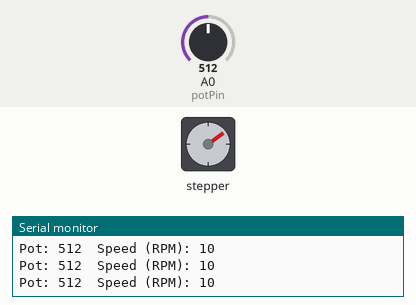
Bench run of a sketch on a simulated Arduino Uno, built with avr-gcc and run on an emulated ATmega328P. Shown: stepper motor, the last lines printed to the serial monitor. The test bench sets the inputs (shaded band); at power-on: A0 (potPin) = 512. Stepper angles assume 200 steps per turn.

Above: at 1.2 s.
1.3 s: A0 (potPin) set to 716
At 1.66 s:
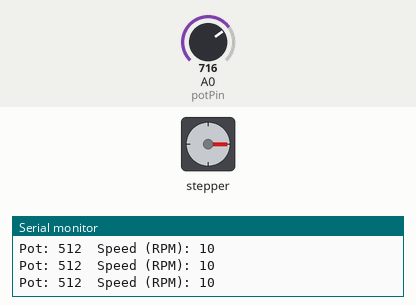
4.3 s: A0 (potPin) set to 306
At 5.1 s:
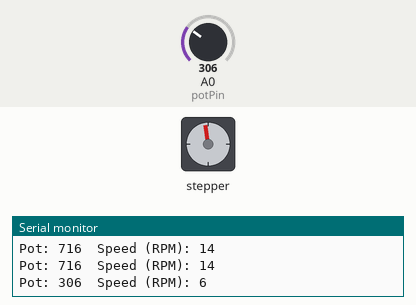
7.3 s: A0 (potPin) set to 511
At 8.09 s:
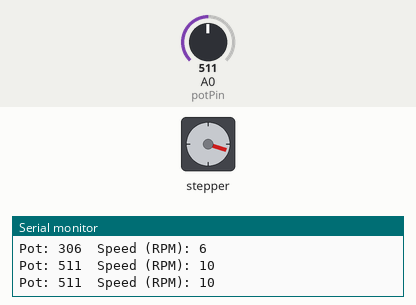
Timing chart, 0 to 16.3 s (numbered marks = the images above; inputs shaded):
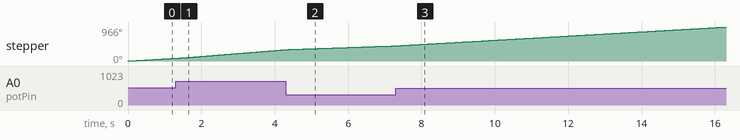

The sketch:

sketch.ino
```cpp
#include <Stepper.h>

const int stepsPerRevolution = 200;
Stepper myStepper(stepsPerRevolution, 8, 9, 10, 11);

const int potPin = A0;

void setup() {
  myStepper.setSpeed(10);
  Serial.begin(9600);
}

void loop() {
  int potValue = analogRead(potPin);
  int motorSpeed = map(potValue, 0, 1023, 1, 20); // RPM range 1-20

  myStepper.setSpeed(motorSpeed);
  myStepper.step(stepsPerRevolution / 20);

  Serial.print("Pot: ");
  Serial.print(potValue);
  Serial.print("  Speed (RPM): ");
  Serial.println(motorSpeed);
}
```
